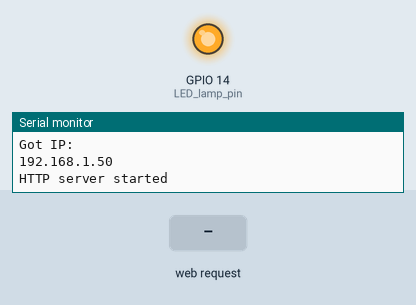
Simulated run of this sketch. Board: ESP8266 (NodeMCU). On the bench: output pins drawn as LEDs (lit = HIGH), the last lines printed to the serial monitor. The test bench sets the inputs (shaded band). WiFi joins after 1.5 s; servers stay silent unless stated; network time is answered at once with the bench clock; the local clock reads 2024-03-15 10:24:30 at power-on unless the sketch sets it; not simulated (calls return 0 or success): secret.h.

Above: at 3.2 s.
3.3 s: HTTP request GET /led_timer_on received
At 3.6 s:
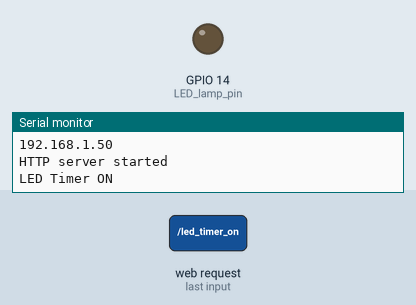
4.8 s: HTTP request GET /led_timer_off received
6.3 s: HTTP request GET /led_on received
Timing chart, 0 to 9.3 s (numbered marks = the images above; inputs shaded):
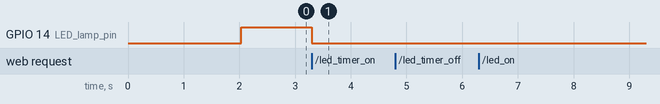

Measured:
- after the input at 3.3 s, GPIO 14 (LED_lamp_pin): HIGH → LOW at once

The sketch:

web_server.ino
```cpp
#include <ESP8266WiFi.h>
#include <ESP8266WebServer.h>
#include <NTPClient.h>
#include <WiFiUdp.h>
#include "secret.h"


/* Put IP Address details */
IPAddress local_ip(192, 168, 1, 1);
IPAddress gateway(192, 168, 1, 1);
IPAddress subnet(255, 255, 255, 0);

ESP8266WebServer server(80);


/*NTP stuff */
const long utc_offset_sec = 3600; //1h we are in utc+1
char days_of_week[7][12] = {"Monday", "Tuesday", "Wednesday", "Thursday", "Friday", "Saturday", "Sunday"};
WiFiUDP ntp_udp;
NTPClient ntp_client(ntp_udp, "pool.ntp.org", utc_offset_sec);
unsigned long last_ntp_poll = 0;
unsigned long ntp_poll_interval_s = 60*60;

uint8_t hour = 0;
uint8_t minute = 0;
char** day = NULL;

uint8_t on_hour = 6;
uint8_t on_min = 0;

uint8_t off_hour = 23;
uint8_t off_min = 0;

bool LED_timer_on = false;

uint8_t LED_lamp_pin = 14;
bool LED_lamp_status = LOW;


unsigned int get_min(unsigned int ntp_min, unsigned int last_poll_ms, unsigned int now_ms) {
  unsigned int minutes = ntp_min + (now_ms - last_poll_ms)/(60*1000);

  return minutes % 60;
}

unsigned int get_hour(unsigned int ntp_hour, unsigned int last_poll_ms, unsigned int now_ms) {
  unsigned int hours = ntp_hour + (now_ms - last_poll_ms)/(60*60*1000);
  return hours % 24;

}


void setup() {
  pinMode(LED_lamp_pin, OUTPUT);

  Serial.begin(115200);


  Serial.println("Connecting to ");
  Serial.println(ssid);


  WiFi.begin(ssid, password);

  while (WiFi.status() != WL_CONNECTED) {
    delay(1000);
    Serial.println(".");
  }

  Serial.println("");
  Serial.println("WiFi connected!");
  Serial.println("Got IP: "); Serial.println(WiFi.localIP());

  ntp_client.update();

  server.on("/", handle_OnConnect);

  server.on("/led_timer_on", handle_led_timer_on);
  server.on("/led_timer_off", handle_led_timer_off);
  server.on("/led_on", handle_led_on);
  server.on("/led_off", handle_led_off);
  server.on("/get", handle_timer_setpoints);

  server.onNotFound(handle_NotFound);

  server.begin();
  Serial.println("HTTP server started");
}
void loop() {
  server.handleClient();

  unsigned long now = millis();


    if ((now - last_ntp_poll) > ntp_poll_interval_s * 1000) {
      ntp_client.update();
      Serial.print(days_of_week[ntp_client.getDay()]);
      Serial.print(", ");
      Serial.print(ntp_client.getHours());
      Serial.print(":");
      Serial.print(ntp_client.getMinutes());
      Serial.print(":");
      Serial.println(ntp_client.getSeconds());
      last_ntp_poll = now;
    }

    hour = ntp_client.getHours();
    minute = ntp_client.getMinutes();
    day = (char **) &days_of_week[ntp_client.getDay()];


  if (LED_timer_on) {
    if ((hour > on_hour) || (hour == on_hour && minute >= on_min)) {
       if( (hour < off_hour) || (hour == off_hour && minute <  off_min)) {
        LED_lamp_status = HIGH;
       } else {
        LED_lamp_status = LOW;
       }

    } else {
      LED_lamp_status = LOW;
    }
  }
  digitalWrite(LED_lamp_pin, !LED_lamp_status);
}


void handle_OnConnect() {
  server.send(200, "text/html", SendHTML());
}

void handle_led_on() {
  LED_lamp_status = HIGH;
  Serial.println("LAMP ON");
  server.send(200, "text/html", SendHTML());
}

void handle_led_off() {
  LED_lamp_status = LOW;
  Serial.println("LAMP OFF");
  server.send(200, "text/html", SendHTML());
}

void handle_led_timer_on() {
  LED_timer_on = true;
  Serial.println("LED Timer ON");
  server.send(200, "text/html", SendHTML());
}

void handle_led_timer_off() {
  LED_timer_on = false;
  Serial.println("LED Timer OFF");
  server.send(200, "text/html", SendHTML());
}

void handle_timer_setpoints() {
    on_hour = server.arg("on_hour").toInt();
    on_min = server.arg("on_om").toInt();
    off_hour = server.arg("off_hour").toInt();
    off_min = server.arg("off_min").toInt();

    Serial.println("New setpoints");
    server.send(200, "text/html", SendHTML());
}

void handle_NotFound() {
  server.send(404, "text/plain", "Not found");
}

String SendHTML() {
  String ptr = "<!DOCTYPE html> <html>\n";
  ptr += "<head><meta name=\"viewport\" content=\"width=device-width, initial-scale=1.0, user-scalable=no\">\n";
  ptr += "<title>LED Control</title>\n";
  ptr += "<style>html { font-family: Helvetica; display: inline-block; margin: 0px auto; text-align: center;}\n";
  ptr += "body{margin-top: 50px;} h1 {color: #444444;margin: 50px auto 30px;} h3 {color: #444444;margin-bottom: 50px;}\n";
  ptr += ".button {display: block;width: 80px;background-color: #1abc9c;border: none;color: white;padding: 13px 30px;text-decoration: none;font-size: 25px;margin: 0px auto 35px;cursor: pointer;border-radius: 4px;}\n";
  ptr += ".button-on {background-color: #1abc9c;}\n";
  ptr += ".button-on:active {background-color: #16a085;}\n";
  ptr += ".button-off {background-color: #34495e;}\n";
  ptr += ".button-off:active {background-color: #2c3e50;}\n";
  ptr += "p {font-size: 14px;color: #888;margin-bottom: 10px;}\n";
  ptr += "</style>\n";
  ptr += "</head>\n";
  ptr += "<body>\n";
  ptr += "<h1>ESP8266 Herb Grower </h1>\n";
  ptr += "<h3>Tada!</h3>\n";
  ptr += "<h3>";
  ptr += days_of_week[ntp_client.getDay()];
  ptr += ",";
  ptr += ntp_client.getHours();
  ptr += ":";
  ptr += ntp_client.getMinutes();
  ptr += ":";
  ptr += ntp_client.getSeconds();
  ptr += "</h3>";

  if (LED_lamp_status)
  {
    ptr += "<p>Plant light Status: ON</p><a class=\"button button-on\" href=\"/led_off\">ON</a>\n";
  }
  else
  {
    ptr += "<p>Plant light Status: OFF</p><a class=\"button button-off\" href=\"/led_on\">OFF</a>\n";
  }

  if (LED_timer_on)
  {
    ptr += "<p>Timer: ON</p><a class=\"button button-on\" href=\"/led_timer_off\">ON</a>\n";
  }
  else
  {
    ptr += "<p>TIMER: OFF</p><a class=\"button button-off\" href=\"/led_timer_on\">OFF</a>\n";
  }

  ptr += "<h3>Timer setpoints</h3>\n";
  ptr += "<form action =\"/get\">";
  ptr += "Turn ON at hour: <input type=\"text\" name=\"on_hour\" value=\"";
  ptr += on_hour;
  ptr += "\"><br><br>";

  ptr += "Turn ON at minute: <input type=\"text\" name=\"on_min\" value=\"";
  ptr += on_min;
  ptr += "\"><br><br>";

  ptr += "Turn OFF at hour: <input type=\"text\" name=\"off_hour\" value=\"";
  ptr += off_hour;
  ptr += "\"><br><br>";

  ptr += "Turn OFF at minute: <input type=\"text\" name=\"off_min\" value=\"";
  ptr += off_min;
  ptr += "\"><br><br>";

  ptr += "<input type=\"submit\" value=\"Set\">";
  ptr += "</form>";
  ptr += "</body>\n";
  ptr += "</html>\n";
  return ptr;
}
```
